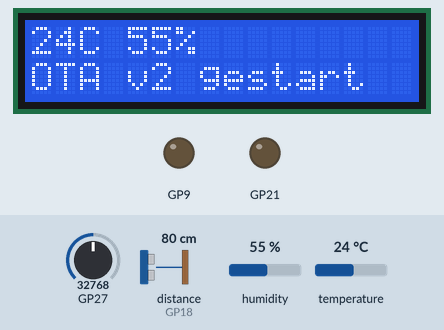
Bench run of a program on a simulated Raspberry Pi Pico running MicroPython. On the bench: 16×2 character LCD, output pins drawn as LEDs (lit = HIGH). The inputs (shaded band) are chosen by the test bench; at power-on: distance to the obstacle (sensor on GP18) 80 cm, GP27 = 32768, humidity 55 %, temperature 24 °C (analog values on the 0–65535 scale). WiFi joins after 1.5 s; values from a settings file that is not in the repository are placeholders; web requests get an empty 200 reply after 0.4 s; library files of the repository ran but are not shown: dht11.py, hcsr04.py; pins used as bus, display or sensor lines are not drawn; what the program prints to the serial console is not drawn.

Above: at 3.6 s.
At 8.2 s:
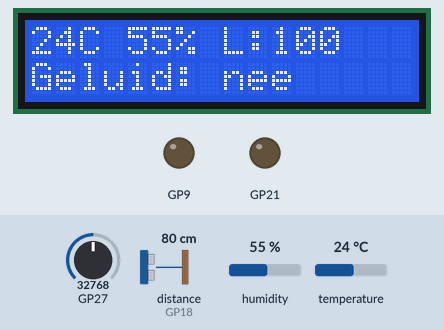
8.3 s: distance to the obstacle (sensor on GP18) set to 2 cm
At 12.6 s:
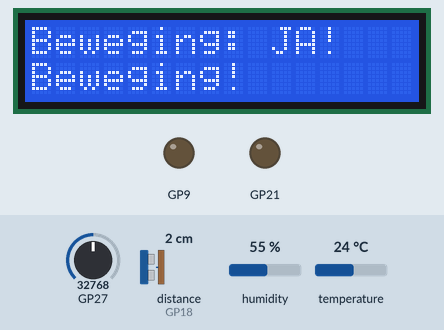
12.9 s: distance to the obstacle (sensor on GP18) set to 120 cm
At 46.4 s:
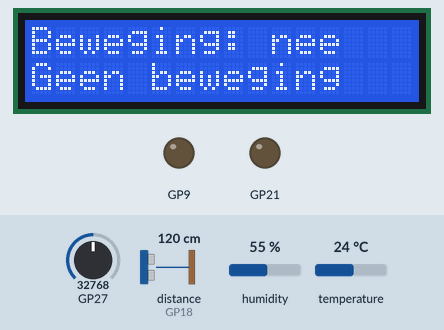
Timing chart, 0 to 47.9 s (numbered marks = the images above; inputs shaded):
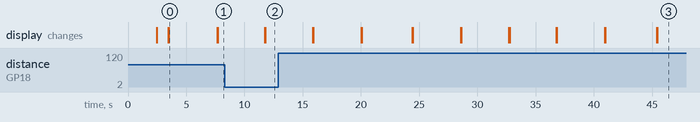

Measured:
- after the input at 8.3 s, the display: first differs from a run without the input after 3.5 s (image 2)
- what the display in image 0 shows lasts 4.1 s, from 3.5 s to 7.6 s

The program:

main.py
```python
import io
import machine
import network
import os
import sys
import time
import watchdog
from config import WIFI_SSID, WIFI_PASSWORD
import supabase
from sensors.dht11 import DHT11
from sensors.hcsr04 import HCSR04
from sensors.ldr import LDR
from sensors.p1 import lees as lees_p1, proef as proef_p1, host as p1_host, zet_host as zet_p1_host
from sensors.sound import Sound, DREMPEL as GELUID_DREMPEL
from output.lcd import LCD
from output.buzzer import Buzzer
from output.relay import Relay
from output.pushover import stuur as pushover

BEWEGING_DELTA = 15  # cm dichter dan rustafstand = beweging
AFWEZIG_NA = 30
GELUID_AFWEZIG_NA = 5

# De P1 lezen is goedkoop (LAN, geen TLS), wegschrijven naar Supabase is duur. Dus vaak
# sampelen in RAM en een keer per logcyclus in bulk flushen.
P1_SAMPLE_MS = 15_000
# Ruim een uur buffer. Loopt hij vol doordat Supabase langer weg is, dan vallen de oudste
# samples af: de meterstanden zijn cumulatief, dus de recentste zijn het meest waard.
P1_BUFFER_MAX = 240
# Rem op de foutlogging: een onbereikbare meter mag de events-tabel niet volschrijven.
P1_FOUT_STIL_MS = 300_000

# Zelfherstel. Het enige waargenomen faalgeval is dat het bord na een herstart de meter niet
# meer bereikt terwijl internet gewoon doorloopt (2026-08-04); een reset loste dat in dertig
# seconden op, maar alleen doordat iemand het zag. Dit doet dat vanzelf.
P1_ZELFHERSTEL_MS = 900_000
# Hielp de vorige herstart niet, dan staat de meter waarschijnlijk echt uit. Dan hoogstens een
# keer per uur opnieuw, anders herstart het bord elk kwartier en vult het de events-tabel met
# schijnstoringen die niets oplossen.
P1_ZELFHERSTEL_HERHAAL_MS = 3_600_000
# Supabase moet recent gelukt zijn. Is het netwerk weg, dan lost een herstart niets op en gooit
# hij wel de nog niet weggeschreven samples uit de buffer. Ruim boven een logcyclus van ~78 s.
SUPABASE_VERS_MS = 300_000
# Overleeft een herstart, want de flash wel en time.ticks_ms() niet: zo weet de volgende boot
# dat resetten al geprobeerd is. OTA raakt dit bestand niet aan, het staat niet in het manifest.
HERSTEL_VLAG = "p1_herstel.vlag"


def laad_settings():
    """Laad settings uit Supabase. Geeft defaults bij fout."""
    s = supabase.get_settings()
    return {
        "poll_interval_s": int(s.get("poll_interval_s", 60)),
        "temp_alert_threshold": int(s.get("temp_alert_threshold", 30)),
        "pushover_enabled": s.get("pushover_enabled", "false") == "true",
        "lcd_backlight": s.get("lcd_backlight", "true") == "true",
        # Leeg laten betekent: gebruik het adres uit config.py. Zie p1.zet_host().
        "p1_host": s.get("p1_host", ""),
    }


wlan = network.WLAN(network.STA_IF)


def verbind_wifi():
    wlan.active(True)
    wlan.connect(WIFI_SSID, WIFI_PASSWORD)
    print("Verbinden met", WIFI_SSID)
    for _ in range(20):
        if wlan.isconnected():
            print("Verbonden:", wlan.ifconfig()[0])
            return
        watchdog.sleep(1)
    raise RuntimeError("WiFi verbinding mislukt")


def herverbind_indien_nodig():
    if not wlan.isconnected():
        print("WiFi weg — herverbinden...")
        wlan.disconnect()
        watchdog.sleep(1)
        try:
            verbind_wifi()
        except RuntimeError:
            print("Herverbinding mislukt, volgende cyclus opnieuw proberen")


def verbind_wifi_bij_boot():
    """Blijft proberen tot de wifi er is, reset na vijf ronden.

    Bij boot mag een mislukte verbinding main.py niet afbreken: de watchdog wordt pas
    onderaan gewapend, dus een exception hier laat het bord stil staan tot iemand er met
    USB bij kan. Resetten in plaats van opgeven herinitialiseert bovendien de wifi-chip,
    en blijft zichzelf herhalen zolang het netwerk weg is.
    """
    for ronde in range(5):
        try:
            verbind_wifi()
            return
        except RuntimeError:
            print("WiFi mislukt, ronde", ronde + 1, "van 5")
    print("WiFi blijft weg, bord resetten")
    machine.reset()


verbind_wifi_bij_boot()

settings = laad_settings()
poll_interval = settings["poll_interval_s"]
zet_p1_host(settings["p1_host"])
print("Settings geladen: poll_interval_s =", poll_interval, "p1_host =", p1_host())

dht11 = DHT11()
sonar = HCSR04()
ldr = LDR()
geluid = Sound()
lcd = LCD()
lcd.set_backlight(settings["lcd_backlight"])
buzzer = Buzzer()
ventilator = Relay(21)

metingen = [m for _ in range(5) if (m := sonar.meet_afstand()) is not None]
baseline_afstand = sum(metingen) / len(metingen) if metingen else 200
print("Baseline HC-SR04:", round(baseline_afstand, 1), "cm")

laatste_temp, laatste_vocht = 0, 0
for _ in range(5):
    try:
        laatste_temp, laatste_vocht = dht11.lees()
        break
    except Exception:
        time.sleep(2)
laatste_licht = ldr.lees()

# Kalibreer geluidssensor: meet ruisvloer en stel drempel dynamisch in
ruis_samples = [geluid.meet_amplitude() for _ in range(10)]
geluid_ruis = max(ruis_samples)
geluid_drempel = max(GELUID_DREMPEL, geluid_ruis + 1000)
print("Geluid ruisvloer:", geluid_ruis, "Drempel:", geluid_drempel)
supabase.insert("events", {"type": "geluid_kalibratie", "payload": {"ruisvloer": geluid_ruis, "drempel": geluid_drempel}})

lcd.toon(str(laatste_temp) + "C " + str(laatste_vocht) + "%", "OTA v2 gestart")
print("Nexus gestart")

laatste_sensor_log = time.ticks_ms()
laatste_command_poll = time.ticks_ms()
laatste_lcd_update = time.ticks_ms()
beweging_actief = False
laatste_beweging = time.ticks_ms()
laatste_event = "-"
temp_alert_actief = False
geluid_actief = False
laatste_geluid = time.ticks_ms()
lcd_scherm = 0
laatste_p1 = time.ticks_ms()
laatste_p1_fout = time.ticks_ms() - P1_FOUT_STIL_MS  # eerste fout mag meteen gelogd worden
laatste_p1_ok = time.ticks_ms()
laatste_supabase_ok = time.ticks_ms()
p1_buffer = []


def _vlag_bestaat():
    try:
        os.stat(HERSTEL_VLAG)
        return True
    except OSError:
        return False


# Stond de vlag er nog, dan was deze boot zelf een zelfherstel en heeft het dus niet geholpen:
# wacht een uur voor de volgende poging in plaats van een kwartier.
zelfherstel_drempel_ms = P1_ZELFHERSTEL_HERHAAL_MS if _vlag_bestaat() else P1_ZELFHERSTEL_MS

# Reset website-toestand bij herstart
supabase.insert("events", {"type": "motion_absent"})
supabase.insert("events", {"type": "sound_absent"})

def verwerk_beweging():
    global beweging_actief, laatste_beweging, laatste_event
    nu = time.ticks_ms()
    afstand = sonar.meet_afstand()
    if afstand is not None:
        beweging = (baseline_afstand - afstand) > BEWEGING_DELTA
        if beweging:
            laatste_beweging = nu
            if not beweging_actief:
                beweging_actief = True
                laatste_event = "Beweging!"
                print("Event: motion_detected, afstand:", round(afstand, 1))
                supabase.insert("events", {"type": "motion_detected", "payload": {"afstand_cm": round(afstand, 1)}})
                if settings["pushover_enabled"]:
                    if pushover("Beweging gedetecteerd (" + str(round(afstand, 1)) + " cm)"):
                        supabase.insert("events", {"type": "pushover_sent", "payload": {"bericht": "Beweging gedetecteerd"}})
    if beweging_actief and time.ticks_diff(nu, laatste_beweging) > AFWEZIG_NA * 1000:
        beweging_actief = False
        laatste_event = "Geen beweging"
        print("Event: motion_absent")
        supabase.insert("events", {"type": "motion_absent"})


def verwerk_geluid():
    global geluid_actief, laatste_event, laatste_geluid, geluid_drempel
    nu = time.ticks_ms()
    amplitude = geluid.meet_amplitude()
    if amplitude > geluid_drempel:
        if not geluid_actief:
            geluid_actief = True
            laatste_event = "Geluid!"
            print("Event: sound_detected, amplitude:", amplitude)
            supabase.insert("events", {"type": "sound_detected", "payload": {"amplitude": amplitude}})
        laatste_geluid = time.ticks_ms()  # reset na insert zodat debounce daarna begint
    elif geluid_actief and time.ticks_diff(nu, laatste_geluid) > GELUID_AFWEZIG_NA * 1000:
        geluid_actief = False
        laatste_event = "Geen geluid"
        print("Event: sound_absent")
        supabase.insert("events", {"type": "sound_absent"})


def verwerk_p1():
    """Sampelt de slimme meter en bewaart hem in RAM. Schrijft geen meting weg.

    Een mislukte lezing wordt wel gelogd, maar hooguit eens per P1_FOUT_STIL_MS: zonder die
    rem zou een onbereikbare meter de events-tabel volschrijven met dezelfde regel.
    """
    global laatste_p1, laatste_p1_fout, laatste_p1_ok
    if time.ticks_diff(time.ticks_ms(), laatste_p1) < P1_SAMPLE_MS:
        return
    laatste_p1 = time.ticks_ms()
    meting, fout = lees_p1()
    if fout is not None:
        if time.ticks_diff(time.ticks_ms(), laatste_p1_fout) > P1_FOUT_STIL_MS:
            laatste_p1_fout = time.ticks_ms()
            supabase.insert("events", {"type": "p1_fout", "payload": {"host": p1_host(), "fout": fout[:200]}})
        probeer_zelfherstel()
        return
    laatste_p1_ok = time.ticks_ms()
    if zelfherstel_drempel_ms != P1_ZELFHERSTEL_MS:
        meld_herstel_gelukt()
    if len(p1_buffer) >= P1_BUFFER_MAX:
        p1_buffer.pop(0)
    p1_buffer.append((time.ticks_ms(), meting))


def meld_herstel_gelukt():
    """De meter antwoordt weer na een zelfherstel: vlag weg, drempel terug naar een kwartier.

    Het event is er niet voor de sier. Zonder telling is later niet te beantwoorden hoe vaak
    dit mechanisme echt iets heeft opgelost, en dat bepaalt of het mag blijven.
    """
    global zelfherstel_drempel_ms
    zelfherstel_drempel_ms = P1_ZELFHERSTEL_MS
    try:
        os.remove(HERSTEL_VLAG)
    except OSError:
        pass
    print("P1 antwoordt weer na zelfherstel")
    supabase.insert("events", {"type": "p1_zelfherstel_gelukt", "payload": {"host": p1_host()}})


def probeer_zelfherstel():
    """Herstart het bord als de meter lang weg is terwijl Supabase wel bereikbaar is.

    Dat onderscheid is het hele punt. Ligt het netwerk eruit, dan verandert een herstart niets
    en gooit hij wel de gebufferde samples weg die anders alsnog waren weggeschreven. Is alleen
    de meter weg, dan is een herstart precies wat op 2026-08-04 werkte - de oorzaak bleek de
    wifi-associatie na een reboot te zijn, niet de meter.

    Snellere herhaling dan een kwartier kan niet: laatste_p1_ok begint bij boot op nu. Dat is
    meteen de vangrail tegen een herstartlus, want elke boot houdt ruim tijd over om commands
    en een OTA op te halen voordat hij opnieuw zou resetten.
    """
    nu = time.ticks_ms()
    if time.ticks_diff(nu, laatste_p1_ok) < zelfherstel_drempel_ms:
        return
    if time.ticks_diff(nu, laatste_supabase_ok) > SUPABASE_VERS_MS:
        print("P1 weg, maar Supabase ook - niet resetten")
        return

    weg_s = time.ticks_diff(nu, laatste_p1_ok) // 1000
    print("P1", weg_s, "s weg terwijl Supabase leeft - zelfherstel")
    try:
        open(HERSTEL_VLAG, "w").close()
    except OSError:
        pass
    supabase.insert("events", {"type": "p1_zelfherstel", "payload": {"host": p1_host(), "weg_s": weg_s}})
    flush_p1()  # de buffer kan nog oude samples bevatten; een reset gooit die anders weg
    lcd.toon("P1 onbereikbaar", "herstart...")
    watchdog.sleep(2)
    machine.reset()


def flush_p1():
    """Schrijft de gebufferde samples in een call weg via energy_ingest.

    De Pico heeft geen kloksynchronisatie, dus elk sample draagt zijn ouderdom in ms en
    de database rekent dat om naar een tijdstempel. Bij een mislukte call blijft de buffer
    staan - anders was de meting weg terwijl de volgende cyclus hem alsnog had kunnen
    plaatsen.
    """
    if not p1_buffer:
        return
    nu = time.ticks_ms()
    samples = []
    for gemeten_op, meting in p1_buffer:
        sample = {"age_ms": time.ticks_diff(nu, gemeten_op)}
        sample.update(meting)
        samples.append(sample)

    # return=minimal geeft een lege body bij succes, dus toetsen op None en niet op waarheid.
    if supabase.rpc("energy_ingest", {"samples": samples}) is not None:
        print("P1:", len(samples), "samples weggeschreven")
        del p1_buffer[:]  # niet .clear(): del werkt op elke MicroPython-build
    else:
        print("P1: flush mislukt,", len(samples), "samples blijven in de buffer")


def verwerk_commands():
    global laatste_command_poll, poll_interval, settings, laatste_lcd_update
    if time.ticks_diff(time.ticks_ms(), laatste_command_poll) < 3000:
        return
    for cmd in supabase.get_pending_commands():
        type_ = cmd.get("command")
        payload = cmd.get("payload") or {}
        if type_ == "display_message":
            lcd.toon(payload.get("regel1", ""), payload.get("regel2", ""))
            watchdog.sleep(3)
        elif type_ == "buzzer":
            buzzer.piep(payload.get("freq", 880), payload.get("duur_ms", 200))
        elif type_ == "fan_on":
            ventilator.aan()
            lcd.toon("Ventilator", "AAN")
            watchdog.sleep(2)
        elif type_ == "fan_off":
            ventilator.uit()
            lcd.toon("Ventilator", "UIT")
            watchdog.sleep(2)
        elif type_ == "mood_alert":
            naam = payload.get("naam", "")
            tekst = payload.get("tekst", "")
            mood = payload.get("mood", "")
            if mood == "fijn":
                buzzer.piep(523, 200)
                time.sleep_ms(80)
                buzzer.piep(659, 200)
                time.sleep_ms(80)
                buzzer.piep(784, 400)
            else:
                buzzer.piep(784, 200)
                time.sleep_ms(80)
                buzzer.piep(523, 200)
                time.sleep_ms(80)
                buzzer.piep(392, 500)
            lcd.toon((naam + ": " + mood)[:16], tekst[:16])
            watchdog.sleep(10)
            laatste_lcd_update = time.ticks_ms()
        elif type_ == "ota_update":
            lcd.toon("Software update", "bezig...")
            import ota
            ota.check_en_update(supabase)
            lcd.toon("OTA: actueel", "geen update")
            time.sleep(2)
        elif type_ == "notify":
            if settings["pushover_enabled"]:
                bericht = payload.get("bericht", "")
                if pushover(bericht, payload.get("titel", "Nexus")):
                    supabase.insert("events", {"type": "pushover_sent", "payload": {"bericht": bericht}})
        elif type_ == "reset":
            # Eerst afvinken, dan pas resetten: een commando dat nog openstaat wordt na de
            # herstart opnieuw opgepikt en zet het bord in een herstartlus.
            lcd.toon("Herstart", "op commando")
            supabase.mark_executed(cmd["id"])
            supabase.insert("events", {"type": "reset_commando"})
            watchdog.sleep(2)
            machine.reset()
        elif type_ == "set_setting":
            settings = laad_settings()
            poll_interval = settings["poll_interval_s"]
            lcd.set_backlight(settings["lcd_backlight"])
            zet_p1_host(settings["p1_host"])
            print("Settings herladen: poll_interval_s =", poll_interval, "p1_host =", p1_host())
        supabase.mark_executed(cmd["id"])
    laatste_command_poll = time.ticks_ms()


def log_crash(e):
    """Schrijf de traceback naar Supabase. Zonder dit sterft een exception onzichtbaar."""
    buf = io.StringIO()
    sys.print_exception(e, buf)
    tb = buf.getvalue()
    print("CRASH:", tb)
    supabase.insert("events", {"type": "crash", "payload": {"traceback": tb[:1500]}})


# Pas hier wapenen, niet vóór de bootsequentie: die duurt langer dan de watchdog-marge.
# Boot kan niet meer eeuwig hangen omdat elke netwerkcall een timeout heeft.
wdt_actief = watchdog.wapen()

# Boot-event met reset-oorzaak: 3 = WDT_RESET betekent dat de watchdog een hang heeft
# opgeruimd, 1 = PWRON_RESET is een stroomonderbreking. Zonder dit is na een incident
# niet vast te stellen waarom het bord opnieuw is gestart.
supabase.insert("events", {"type": "boot", "payload": {
    "reset_cause": machine.reset_cause(),
    "wdt": wdt_actief,
    # Volledige ifconfig, niet alleen het IP: bij een onbereikbare LAN-buur moet je
    # netmask en gateway kunnen zien om routering uit te sluiten.
    "net": wlan.ifconfig(),
    "p1_host": p1_host(),
}})

# Eenmalig bij boot: beide endpoints meten, met bytes en tijd. Alleen het grote endpoint
# faalt, dus dit laat zien of het antwoord nooit begint of halverwege stokt.
supabase.insert("events", {"type": "p1_proef", "payload": proef_p1()})

while True:
    watchdog.leef()
    try:
        nu = time.ticks_ms()

        verwerk_beweging()
        verwerk_geluid()
        verwerk_p1()

        # Sensor logging elke POLL_INTERVAL seconden
        if time.ticks_diff(nu, laatste_sensor_log) >= poll_interval * 1000:
            herverbind_indien_nodig()
            try:
                laatste_temp, laatste_vocht = dht11.lees()
            except Exception:
                watchdog.sleep(2)
                try:
                    laatste_temp, laatste_vocht = dht11.lees()
                except Exception:
                    print("DHT11 fout, gebruik laatste waarde")
            laatste_licht = ldr.lees()
            print("Temp:", laatste_temp, "Vocht:", laatste_vocht, "Licht:", laatste_licht)
            # Eén call voor drie rijen: PostgREST accepteert een array als body. Elke call
            # is een eigen TLS-handshake (0,6-13 s), dus dit scheelt twee handshakes per
            # cyclus. Het interleaven van commands tussen de inserts is daarmee overbodig:
            # dat bestond alleen omdat drie losse inserts de loop ~30 s blokkeerden.
            # De uitkomst is meteen het bewijs dat Supabase leeft. probeer_zelfherstel() leunt
            # daarop: dit is dezelfde rij waarmee /api/bewaking in de cloud "bord weg" van
            # "meter onbereikbaar" onderscheidt, dus beide kanten gebruiken hetzelfde signaal.
            if supabase.insert("sensor_readings", [
                {"sensor": "dht11_temp", "value": laatste_temp},
                {"sensor": "dht11_humidity", "value": laatste_vocht},
                {"sensor": "ldr_light", "value": laatste_licht},
            ]):
                laatste_supabase_ok = time.ticks_ms()
            verwerk_commands()
            verwerk_beweging()
            verwerk_geluid()
            verwerk_p1()  # nog even sampelen: de calls hierboven blokkeerden seconden
            flush_p1()
            laatste_sensor_log = time.ticks_ms()
            laatste_lcd_update = 0  # forceer direct LCD refresh

            # Temperatuuralert: stuur eenmalig bij overschrijding, reset bij herstel
            drempel = settings["temp_alert_threshold"]
            if laatste_temp > drempel and not temp_alert_actief:
                temp_alert_actief = True
                if settings["pushover_enabled"]:
                    bericht = "Temperatuur " + str(laatste_temp) + "C (drempel " + str(drempel) + "C)"
                    if pushover(bericht, "Nexus alert"):
                        supabase.insert("events", {"type": "pushover_sent", "payload": {"bericht": bericht}})
            elif laatste_temp <= drempel and temp_alert_actief:
                temp_alert_actief = False

        verwerk_commands()

        # LCD roteren: scherm 0 = sensoren, scherm 1 = beweging — elke 4s wisselen
        if time.ticks_diff(time.ticks_ms(), laatste_lcd_update) >= 4000:
            if lcd_scherm == 0:
                r1 = str(laatste_temp) + "C " + str(laatste_vocht) + "% L:" + str(laatste_licht)
                r2 = "Geluid: " + ("JA!" if geluid_actief else "nee")
            else:
                r1 = "Beweging: " + ("JA!" if beweging_actief else "nee")
                r2 = laatste_event
            lcd.toon(r1, r2)
            lcd_scherm = 1 - lcd_scherm
            laatste_lcd_update = time.ticks_ms()

        time.sleep_ms(100)
    except Exception as e:
        log_crash(e)
        watchdog.sleep(5)
```

Source omitted: watchdog.py (2237 bytes), supabase.py (3690 bytes), ldr.py (628 bytes), p1.py (6189 bytes), sound.py (574 bytes), lcd.py (1811 bytes), buzzer.py (414 bytes), relay.py (408 bytes), pushover.py (823 bytes)
